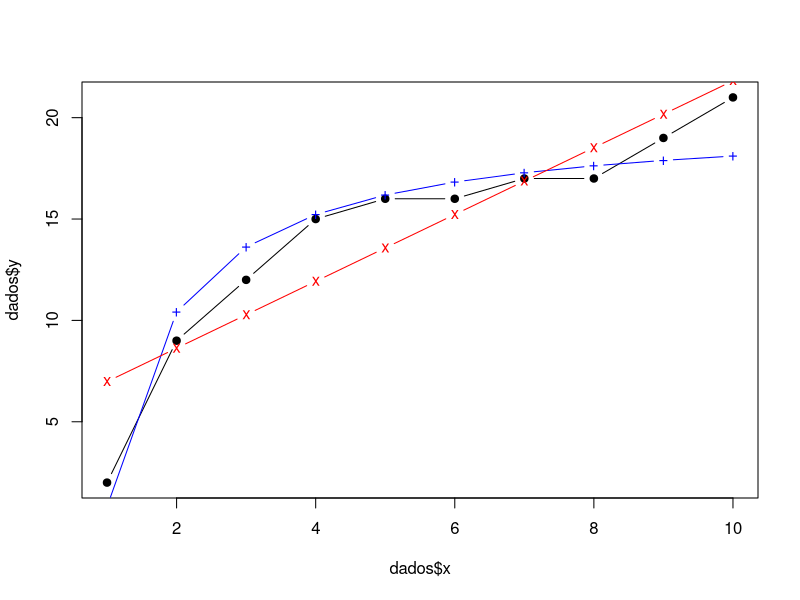
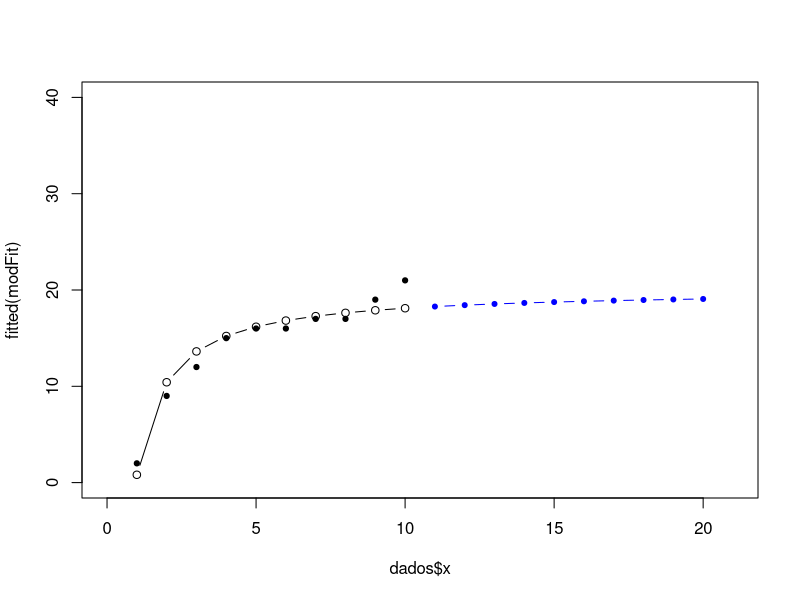

Generate these figures, in order, with R:
#################################
###ajusando funcao assintotica###
#################################

dados = data.frame(x=1:10,y=c(2,9,12,15,16,16,17,17,19,21))

modelo = formula(y ~ a - b/x)
#modeloSig = formula(y ~ a/(1+exp(-k*(x-0)))) #logistico, ainda dando erro
modeloLin = formula(y ~ x)

modFit = nls(formula=modelo, data=dados, start=list(a=0,b=0))
#modFitSig = nls(formula=modeloSig, data=dados, start=list(a=0,k=0.1)) #logistico, ainda dando erro :(
modFitLin = lm(formula=modeloLin, data=dados)

##avalaindo
summary(modFit)
#summary(modFitSig)

AIC(modFit,modFitLin)

anova(modFit,modFitLin,test='Chisq')

plot(dados$y ~ dados$x, pch=19,type='b')
points(fitted(modFit) ~ dados$x,pch='+',col='blue',type='b')
points(fitted(modFitLin) ~ dados$x,pch='x',col='red',type='b')

##projetando pontos fora dos dados, para visualisar assintota

novosX = 11:20

predY = predict(modFit,newdata=data.frame(x=novosX))

jpeg('/home/anderson/Documentos/Projetos/divSpsSid/assint.jpg')
plot(fitted(modFit)~dados$x,xlim=c(0,21),ylim=c(0,40),type='b')
points(predY~novosX,col='blue',pch=20,type='b')
points(dados$y~dados$x,pch=19,cex=0.7)
dev.off()
